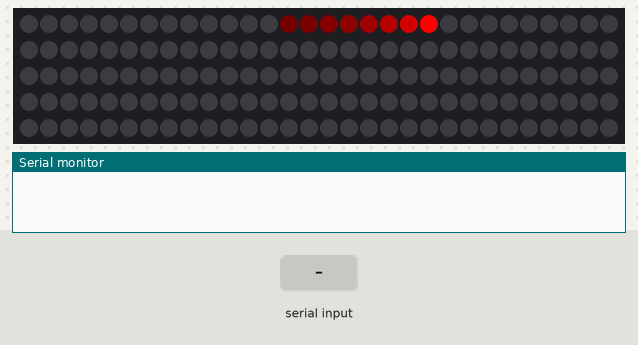
Recording of a sketch running on a simulated Arduino Uno, built with avr-gcc and run on an emulated ATmega328P. Shown: 150 RGB LEDs in strip order, left to right, continuing on the next row, the last lines printed to the serial monitor. Inputs (shaded band) come from the test bench. Dim RGB values are drawn brighter than linear.

Above: at 1.2 s.
1.3 s: "0\n" received over Serial
2.8 s: byte 49 ('1') received over Serial
At 3.0 s:
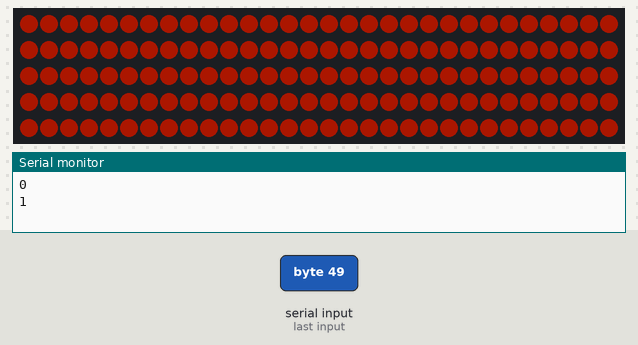
At 8.66 s:
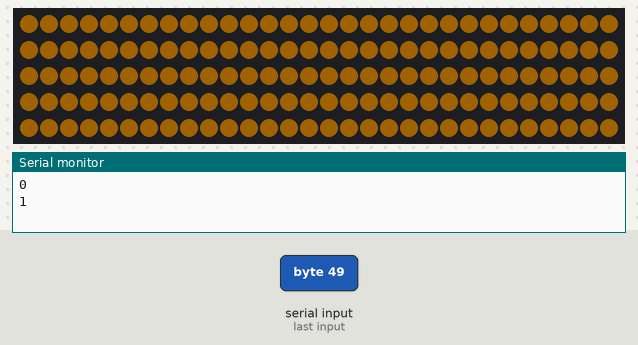

Measured:
- after the input at 2.8 s, the LEDs: first change at once (image 1 shows a later state)

The sketch:

neopatterns-bluetooth.ino
```cpp
#include <Adafruit_NeoPixel.h>

// Pattern types supported:
enum  pattern { NONE, RAINBOW_CYCLE, THEATER_CHASE, COLOR_WIPE, SCANNER, FADE };
// Patern directions supported:
enum  direction { FORWARD, REVERSE };

// NeoPattern Class - derived from the Adafruit_NeoPixel class
class NeoPatterns : public Adafruit_NeoPixel
{
    public:

    // Member Variables:
    pattern  ActivePattern;  // which pattern is running
    direction Direction;     // direction to run the pattern

    unsigned long Interval;   // milliseconds between updates
    unsigned long lastUpdate; // last update of position

    uint32_t Color1, Color2;  // What colors are in use
    uint16_t TotalSteps;  // total number of steps in the pattern
    uint16_t Index;  // current step within the pattern

    void (*OnComplete)();  // Callback on completion of pattern

    // Constructor - calls base-class constructor to initialize strip
    NeoPatterns(uint16_t pixels, uint8_t pin, uint8_t type, void (*callback)())
    :Adafruit_NeoPixel(pixels, pin, type)
    {
        OnComplete = callback;
    }

    // Update the pattern
    void Update()
    {
        if((millis() - lastUpdate) > Interval) // time to update
        {
            lastUpdate = millis();
            switch(ActivePattern)
            {
                case RAINBOW_CYCLE:
                    RainbowCycleUpdate();
                    break;
                case THEATER_CHASE:
                    TheaterChaseUpdate();
                    break;
                case COLOR_WIPE:
                    ColorWipeUpdate();
                    break;
                case SCANNER:
                    ScannerUpdate();
                    break;
                case FADE:
                    FadeUpdate();
                    break;
                default:
                    break;
            }
        }
    }

    // Increment the Index and reset at the end
    void Increment()
    {
        if (Direction == FORWARD)
        {
           Index++;
           if (Index >= TotalSteps)
            {
                Index = 0;
                if (OnComplete != NULL)
                {
                    OnComplete(); // call the comlpetion callback
                }
            }
        }
        else // Direction == REVERSE
        {
            --Index;
            if (Index <= 0)
            {
                Index = TotalSteps-1;
                if (OnComplete != NULL)
                {
                    OnComplete(); // call the comlpetion callback
                }
            }
        }
    }

    // Reverse pattern direction
    void Reverse()
    {
        if (Direction == FORWARD)
        {
            Direction = REVERSE;
            Index = TotalSteps-1;
        }
        else
        {
            Direction = FORWARD;
            Index = 0;
        }
    }

    // Initialize for a RainbowCycle
    void RainbowCycle(uint8_t interval, direction dir = FORWARD)
    {
        ActivePattern = RAINBOW_CYCLE;
        Interval = interval;
        TotalSteps = 255;
        Index = 0;
        Direction = dir;
    }

    // Update the Rainbow Cycle Pattern
    void RainbowCycleUpdate()
    {
        for(int i=0; i< numPixels(); i++)
        {
            setPixelColor(i, Wheel(((i * 256 / numPixels()) + Index) & 255));
        }
        show();
        Increment();
    }

    // Initialize for a Theater Chase
    void TheaterChase(uint32_t color1, uint32_t color2, uint8_t interval, direction dir = FORWARD)
    {
        ActivePattern = THEATER_CHASE;
        Interval = interval;
        TotalSteps = numPixels();
        Color1 = color1;
        Color2 = color2;
        Index = 0;
        Direction = dir;
   }

    // Update the Theater Chase Pattern
    void TheaterChaseUpdate()
    {
        for(int i=0; i< numPixels(); i++)
        {
            if ((i + Index) % 3 == 0)
            {
                setPixelColor(i, Color1);
            }
            else
            {
                setPixelColor(i, Color2);
            }
        }
        show();
        Increment();
    }

    // Initialize for a ColorWipe
    void ColorWipe(uint32_t color, uint8_t interval, direction dir = FORWARD)
    {
        ActivePattern = COLOR_WIPE;
        Interval = interval;
        TotalSteps = numPixels();
        Color1 = color;
        Index = 0;
        Direction = dir;
    }

    // Update the Color Wipe Pattern
    void ColorWipeUpdate()
    {
        setPixelColor(Index, Color1);
        show();
        Increment();
    }

    // Initialize for a SCANNNER
    void Scanner(uint32_t color1, uint8_t interval)
    {
        ActivePattern = SCANNER;
        Interval = interval;
        TotalSteps = (numPixels() - 1) * 2;
        Color1 = color1;
        Index = 0;
    }

    // Update the Scanner Pattern
    void ScannerUpdate()
    {
        for (int i = 0; i < numPixels(); i++)
        {
            if (i == Index)  // Scan Pixel to the right
            {
                 setPixelColor(i, Color1);
            }
            else if (i == TotalSteps - Index) // Scan Pixel to the left
            {
                 setPixelColor(i, Color1);
            }
            else // Fading tail
            {
                 setPixelColor(i, DimColor(getPixelColor(i)));
            }
        }
        show();
        Increment();
    }

    // Initialize for a Fade
    void Fade(uint32_t color1, uint32_t color2, uint16_t steps, uint8_t interval, direction dir = FORWARD)
    {
        ActivePattern = FADE;
        Interval = interval;
        TotalSteps = steps;
        Color1 = color1;
        Color2 = color2;
        Index = 0;
        Direction = dir;
    }

    // Update the Fade Pattern
    void FadeUpdate()
    {
        // Calculate linear interpolation between Color1 and Color2
        // Optimise order of operations to minimize truncation error
        uint8_t red = ((Red(Color1) * (TotalSteps - Index)) + (Red(Color2) * Index)) / TotalSteps;
        uint8_t green = ((Green(Color1) * (TotalSteps - Index)) + (Green(Color2) * Index)) / TotalSteps;
        uint8_t blue = ((Blue(Color1) * (TotalSteps - Index)) + (Blue(Color2) * Index)) / TotalSteps;

        ColorSet(Color(red, green, blue));
        show();
        Increment();
    }

    // Calculate 50% dimmed version of a color (used by ScannerUpdate)
    uint32_t DimColor(uint32_t color)
    {
        // Shift R, G and B components one bit to the right
        uint32_t dimColor = Color(Red(color) >> 1, Green(color) >> 1, Blue(color) >> 1);
        return dimColor;
    }

    // Set all pixels to a color (synchronously)
    void ColorSet(uint32_t color)
    {
        for (int i = 0; i < numPixels(); i++)
        {
            setPixelColor(i, color);
        }
        show();
    }

    // Returns the Red component of a 32-bit color
    uint8_t Red(uint32_t color)
    {
        return (color >> 16) & 0xFF;
    }

    // Returns the Green component of a 32-bit color
    uint8_t Green(uint32_t color)
    {
        return (color >> 8) & 0xFF;
    }

    // Returns the Blue component of a 32-bit color
    uint8_t Blue(uint32_t color)
    {
        return color & 0xFF;
    }

    // Input a value 0 to 255 to get a color value.
    // The colours are a transition r - g - b - back to r.
    uint32_t Wheel(byte WheelPos)
    {
        WheelPos = 255 - WheelPos;
        if(WheelPos < 85)
        {
            return Color(255 - WheelPos * 3, 0, WheelPos * 3);
        }
        else if(WheelPos < 170)
        {
            WheelPos -= 85;
            return Color(0, WheelPos * 3, 255 - WheelPos * 3);
        }
        else
        {
            WheelPos -= 170;
            return Color(WheelPos * 3, 255 - WheelPos * 3, 0);
        }
    }
};

void StickComplete();

// Define some NeoPatterns for the two rings and the stick
//  as well as some completion routines

NeoPatterns Stick(150, 6, NEO_GRB + NEO_KHZ800, &StickComplete);

// Initialize everything and prepare to start
void setup()
{
    Serial.begin(9600);

    // Initialize all the pixelStrips
    Stick.begin();
    Stick.Scanner(Stick.Color(255,0,0), 55);
}

char Incoming_value = 0;
bool killAnimation = false;
// Main loop
void loop()
{
  // Switch patterns on a button press:
  if (Serial.available() > 0)
  {
    // Read the incoming data and store it in the variable
    Incoming_value = Serial.read();

    // Print value of Incoming_value in Serial monitor
    Serial.print(Incoming_value);
    Serial.print("\n");

    // Checking whether value of the variable
    // is equal to 0
    if (Incoming_value == '0'){
      Stick.ColorSet(Stick.Color(0, 0, 0));
      digitalWrite(8, LOW); // If value is 0, turn OFF the device
      killAnimation = true;
    }


    // Checking whether value of the variable
    // is equal to 1
    else if (Incoming_value == '1'){
      Stick.ActivePattern = FADE;
      Stick.Color1 = Stick.Color(250,0,0);
      Stick.Color2 = Stick.Color(0,250,0);
      Stick.TotalSteps = 1000;
      Stick.Interval = 100;
      digitalWrite(8, HIGH); // If value is 1, turn ON the device
      killAnimation = false;
    }

  }
  if(!killAnimation){
    Stick.Update();
  }

}

//------------------------------------------------------------
//Completion Routines - get called on completion of a pattern
//------------------------------------------------------------

// Stick Completion Callback
void StickComplete()
{
    // Random color change for next scan

}
```
